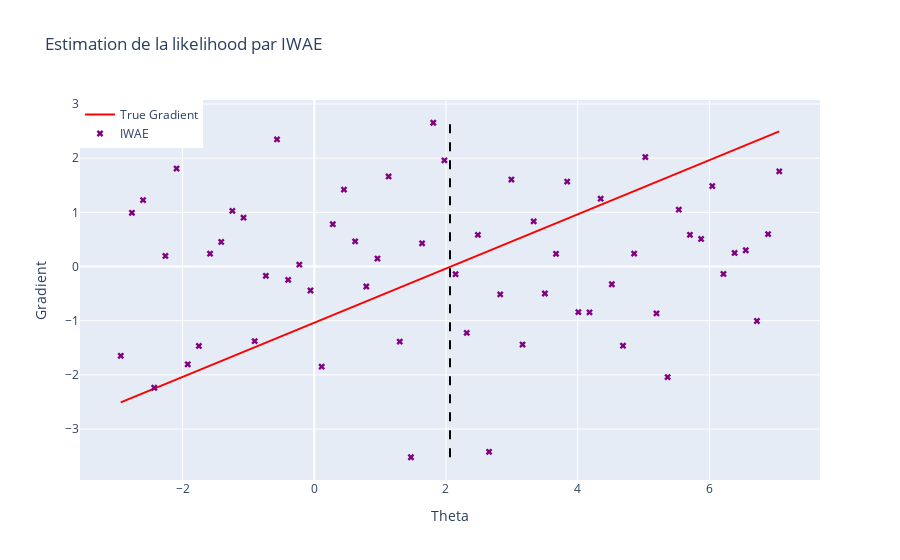

The cell this chart's notebook holds for it:
### Code cell
Code.plot_gradient(0.6, x, noised_A, noised_b, theta_true, 15, 'IWAE')
